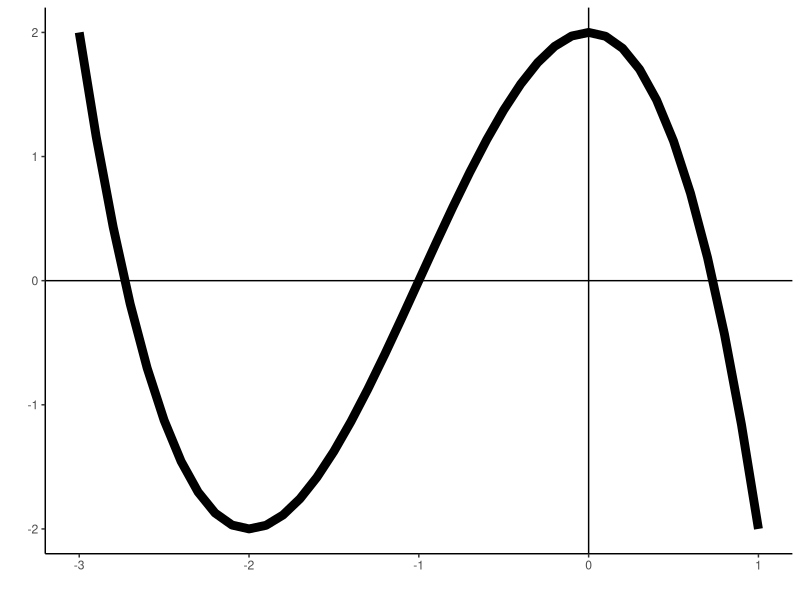

Source code (R):
## ---- chunk 1
knitr::opts_chunk$set(echo = FALSE,warning=FALSE,message=FALSE)

library(tidyverse)
## ---- chunk 2
x=seq(-3,1,by=.1)

y=-x^3-3*x^2+2

ggplot()+
  geom_hline(yintercept=0)+
  geom_vline(xintercept = 0)+
  geom_line(aes(x=x,y=y),color="black",size=3)+
  theme_classic()+
  labs(x="",y="")
  
